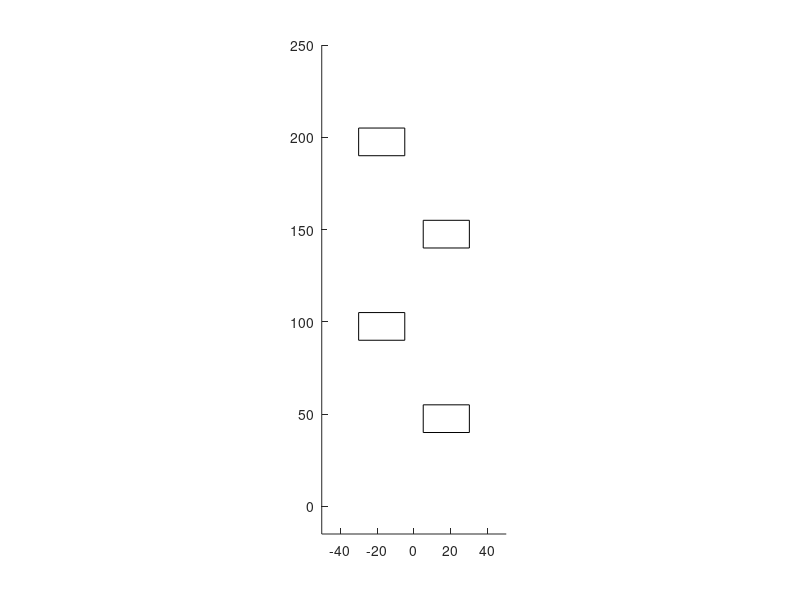

The MATLAB script that drew this image: (Note: this script raises an error after producing the figure.)
clear all; close all; clc;

%% create map

axis([-50 50 -15 250])
axis equal
% pos = [10 5 ; -45 30; 5 45 ; -25 60];
% len = [20 20; 30 10; 18 12 ; 15 20];
pos = [5 40 ; -30 90; 5 140 ; -30 190];
len = [25 15; 25 15; 25 15 ; 25 15];

rec_center(:,1) = pos(:,1)+len(:,1)/2;
rec_center(:,2) = pos(:,2)+len(:,2)/2;
Q = ((len(:,1).^2 + len(:,2).^2).^(1/2)/2)';
% Q = Q*5;
% Q = max(len,[],2)
% max_Q = 10;
% min_Q = 5;
% Q = min_Q + (max_Q-min_Q)/(max(Q)-min(Q)).*(Q-min(Q))

for i = 1:length(pos)
    rectangle('Position',[pos(i,:) len(i,:)])
end
hold on
% iter = 200;
% TQ = -500;
% target = [0;90];
% TrajComputation(rec_center,Q,target,TQ,iter,pos,len)

%% car model
center = [0;70];
dir = 0; % degree
PlotCar(center, dir)

function PlotCar(center, dir)
    car_w = 20; % cm
    car_l = 15; % cm
    car_dir = [0;1];

    corner = [center(1)-car_w/2, center(2)-car_l/2; ...
              center(1)+car_w/2, center(2)-car_l/2; ...
              center(1)+car_w/2, center(2)+car_l/2; ...
              center(1)-car_w/2, center(2)+car_l/2];

    sensor = [center(1)-car_w/2+1, center(2); ...
              center(1)+car_w/2-1, center(2); ...
              center(1),   center(2)+car_l/2-1];

    R = [cosd(dir) -sind(dir); sind(dir) cosd(dir)]; % rotation matrix
    center = R*center;
    corner = (R*corner')';
    car_dir = R*car_dir;
    sensor = (R*sensor')';
    factor = 4;
    plot(center(1),center(2),'r+'); hold on
%     plot(sensor(:,1),sensor(:,2),'bo','MarkerSize',15,'MarkerFace','b');
%     plot(corner(:,1), corner(:,2),'bo','MarkerSize',10); hold on
    plot([corner(1,1) corner(2,1)],[corner(1,2) corner(2,2)],'LineWidth',1.5,'Color','k'); hold on
    plot([corner(2,1) corner(3,1)],[corner(2,2) corner(3,2)],'LineWidth',1.5,'Color','k'); hold on
    plot([corner(3,1) corner(4,1)],[corner(3,2) corner(4,2)],'LineWidth',1.5,'Color','k'); hold on
    plot([corner(1,1) corner(4,1)],[corner(1,2) corner(4,2)],'LineWidth',1.5,'Color','k'); hold on

    quiver(center(1),center(2),car_dir(1)*factor,car_dir(2)*factor,0,'LineWidth',2,'Color','g','MaxHeadSize',3);
    axis equal
end


